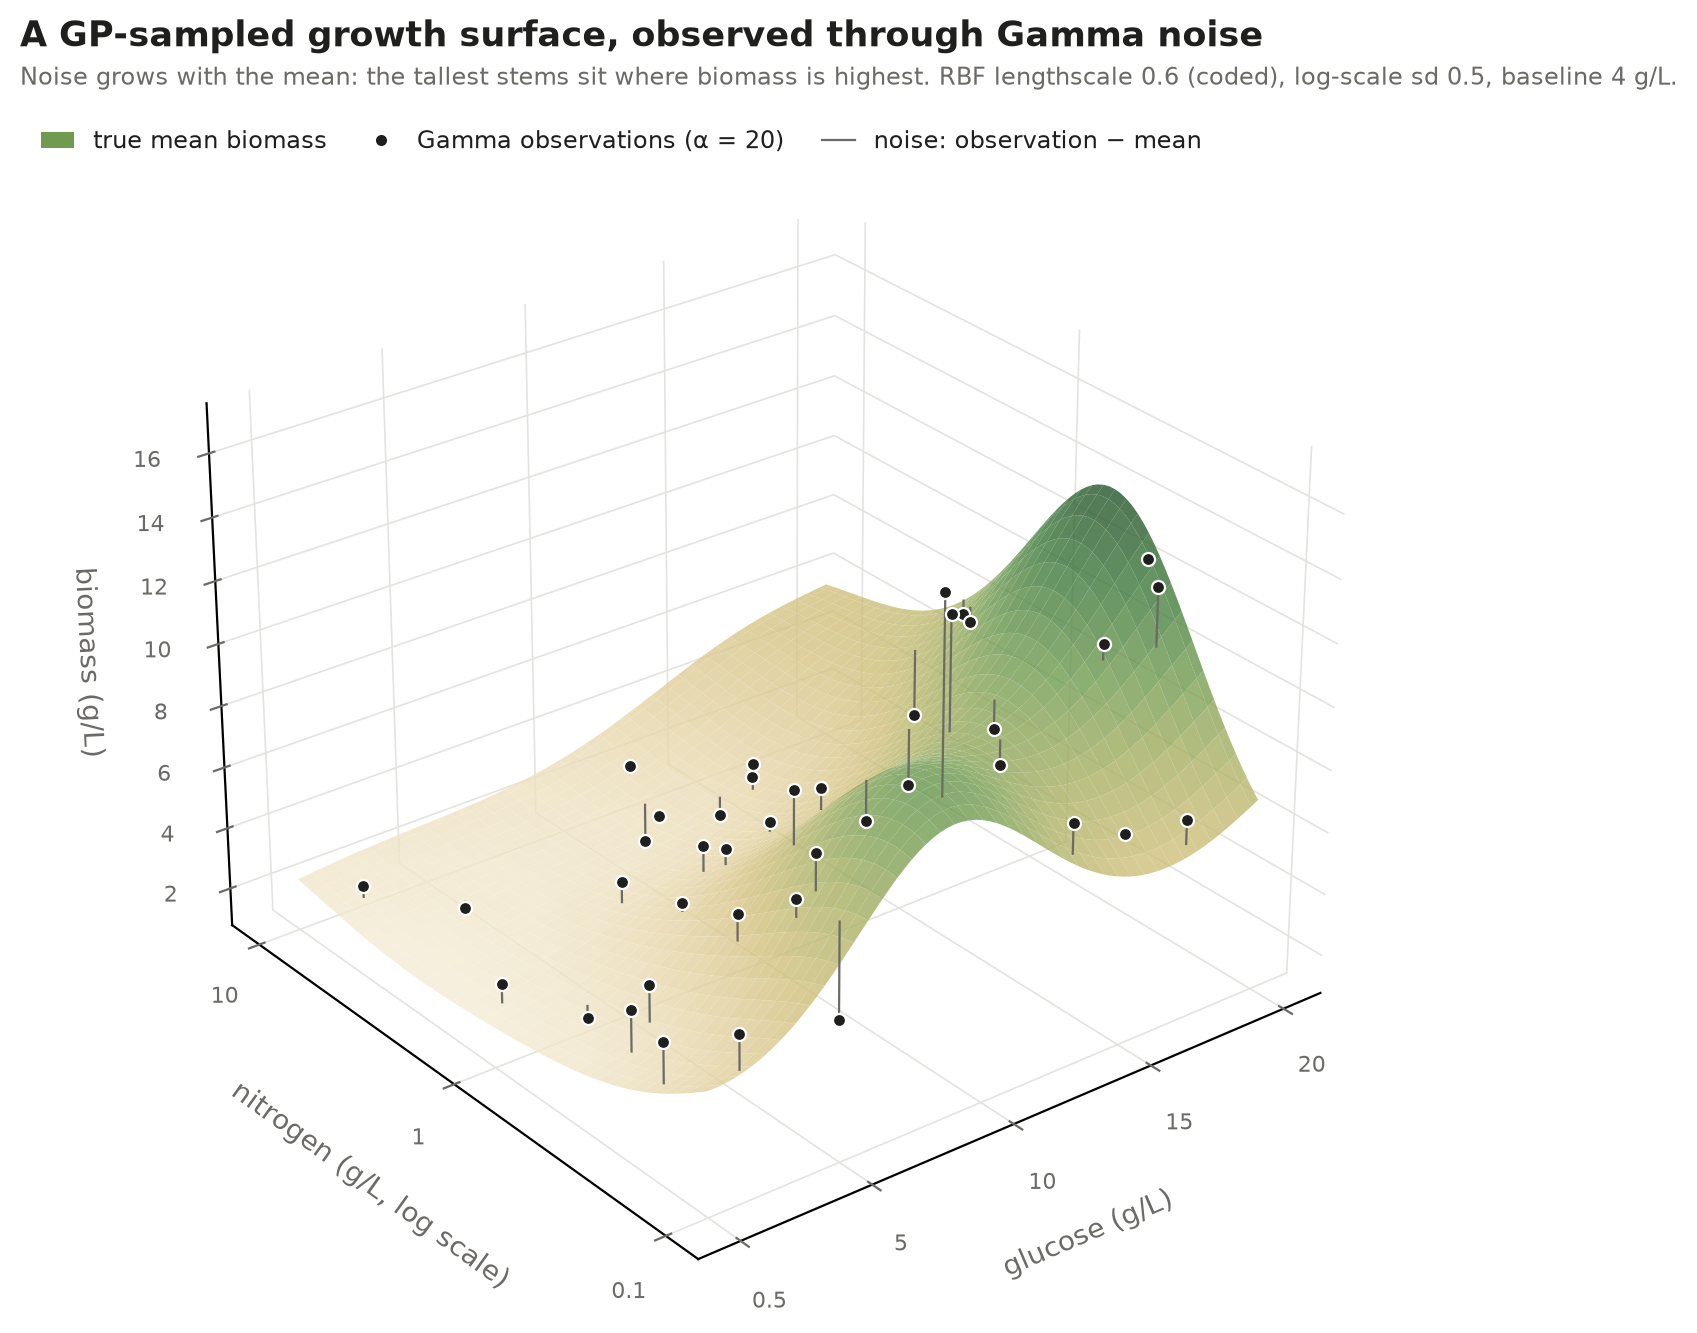

Python code for this plot:
"""Render docs/figures/gp_oracle.png: a GP-sampled growth surface seen through Gamma noise.

    uv run python docs/figures/gp_oracle.py
"""

from __future__ import annotations

from pathlib import Path
from typing import cast

import matplotlib

matplotlib.use("Agg")

import matplotlib.pyplot as plt  # noqa: E402
import numpy as np  # noqa: E402
import pandas as pd  # noqa: E402
from matplotlib.colors import LinearSegmentedColormap  # noqa: E402
from matplotlib.lines import Line2D  # noqa: E402
from matplotlib.patches import Patch  # noqa: E402
from mpl_toolkits.mplot3d.axes3d import Axes3D  # noqa: E402

from malt.benchmark.oracle import GammaLikelihood, Oracle, gp_sampled_latent  # noqa: E402
from malt.engine.factors import Factor  # noqa: E402

SEED = 7
OUT = Path(__file__).with_suffix(".png")

# Wheat to green, after 🌾: beige where biomass is low, deep green at the peak.
# Lightness falls monotonically (OKLab L 0.94 -> 0.41), so it reads as one
# sequential scale despite the hue change.
WHEAT = LinearSegmentedColormap.from_list(
    "wheat", ["#f4ecd6", "#e6d5a8", "#d2c07c", "#a9b062", "#6f9a4f", "#3f7a3c", "#24562a"]
)
INK, INK_MUTED, GRID = "#1f1f1e", "#6b6a66", "#e4e3df"

glucose = Factor("glucose", 0.5, 20.0, units="g/L")
nitrogen = Factor("nitrogen", 0.1, 10.0, units="g/L", scale="log")
factors = (glucose, nitrogen)

rng = np.random.default_rng(SEED)
latent = gp_sampled_latent(factors, rng, lengthscale=0.6, sd=0.5, mean=np.log(4.0))
oracle = Oracle(latent, GammaLikelihood(alpha=20.0))

# Plot in coded units so the log factor is evenly spaced, and label ticks in real units.
z = np.linspace(-1, 1, 80)
Z1, Z2 = np.meshgrid(z, z)
grid = pd.DataFrame({"glucose": glucose.decode(Z1.ravel()), "nitrogen": nitrogen.decode(Z2.ravel())})
mu = oracle.mean(grid).reshape(Z1.shape)

coded_points = rng.uniform(-1, 1, (40, 2))
points = pd.DataFrame(
    {"glucose": glucose.decode(coded_points[:, 0]), "nitrogen": nitrogen.decode(coded_points[:, 1])}
)
observed = oracle.query(points, rng)["y"].to_numpy()
truth = oracle.mean(points)

plt.rcParams.update({"font.family": "sans-serif", "font.size": 10, "text.color": INK})
fig = plt.figure(figsize=(8, 6.4), dpi=200)
ax = cast(Axes3D, fig.add_axes((0.0, 0.0, 1.0, 0.86), projection="3d", computed_zorder=False))
ax.set_box_aspect(None, zoom=1.12)  # pyright: ignore[reportArgumentType] — stub types zoom as int

ax.plot_surface(Z1, Z2, mu, cmap=WHEAT, linewidth=0, antialiased=True, alpha=0.8, zorder=1)
for (c1, c2), t, y in zip(coded_points, truth, observed):
    ax.plot([c1, c1], [c2, c2], [t, y], color=INK_MUTED, linewidth=0.8, zorder=2)
ax.scatter(
    coded_points[:, 0], coded_points[:, 1], observed,  # pyright: ignore[reportArgumentType] — stub types zs as int
    s=22, color=INK, edgecolors="white", linewidths=0.8, depthshade=False, zorder=3,
)

glucose_ticks = [0.5, 5, 10, 15, 20]
nitrogen_ticks = [0.1, 1, 10]
ax.set_xticks(glucose.encode(np.array(glucose_ticks)), [f"{t:g}" for t in glucose_ticks])
ax.set_yticks(nitrogen.encode(np.array(nitrogen_ticks)), [f"{t:g}" for t in nitrogen_ticks])
ax.set_xlabel("glucose (g/L)", color=INK_MUTED, labelpad=6)
ax.set_ylabel("nitrogen (g/L, log scale)", color=INK_MUTED, labelpad=6)
ax.set_zlabel("biomass (g/L)", color=INK_MUTED, labelpad=4)
ax.tick_params(colors=INK_MUTED, labelsize=8)
for axis in (ax.xaxis, ax.yaxis, ax.zaxis):
    axis.set_pane_color((1, 1, 1, 0))  # pyright: ignore[reportAttributeAccessIssue] — Axis3D, typed as its 2D parent
    axis._axinfo["grid"].update(color=GRID, linewidth=0.6)  # type: ignore[attr-defined]
ax.view_init(elev=28, azim=-128)

fig.legend(
    handles=[
        Patch(facecolor="#6f9a4f", label="true mean biomass"),
        Line2D([], [], marker="o", linestyle="", markersize=5, color=INK,
               markeredgecolor="white", label="Gamma observations (α = 20)"),
        Line2D([], [], color=INK_MUTED, linewidth=0.8, label="noise: observation − mean"),
    ],
    loc="upper left", bbox_to_anchor=(0.04, 0.905), frameon=False, fontsize=8.5,
    ncols=3, handlelength=1.4, columnspacing=1.6,
)
fig.text(0.04, 0.975, "A GP-sampled growth surface, observed through Gamma noise",
         fontsize=12.5, fontweight="bold", color=INK, va="top")
fig.text(0.04, 0.938, "Noise grows with the mean: the tallest stems sit where biomass is highest. "
         "RBF lengthscale 0.6 (coded), log-scale sd 0.5, baseline 4 g/L.",
         fontsize=8.5, color=INK_MUTED, va="top")

fig.savefig(OUT, bbox_inches="tight", facecolor="white")
print(f"wrote {OUT}")
